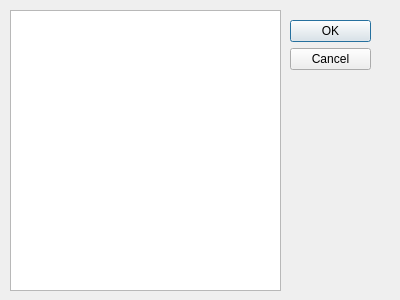
<?xml version="1.0" encoding="UTF-8"?>
<ui version="4.0">
 <class>SongSelection</class>
 <widget class="QDialog" name="SongSelection">
  <property name="geometry">
   <rect>
    <x>0</x>
    <y>0</y>
    <width>400</width>
    <height>300</height>
   </rect>
  </property>
  <property name="windowTitle">
   <string>Dialog</string>
  </property>
  <widget class="QDialogButtonBox" name="buttonBox">
   <property name="geometry">
    <rect>
     <x>290</x>
     <y>20</y>
     <width>81</width>
     <height>241</height>
    </rect>
   </property>
   <property name="orientation">
    <enum>Qt::Vertical</enum>
   </property>
   <property name="standardButtons">
    <set>QDialogButtonBox::Cancel|QDialogButtonBox::Ok</set>
   </property>
  </widget>
  <widget class="QTreeView" name="fileSystemView">
   <property name="geometry">
    <rect>
     <x>10</x>
     <y>10</y>
     <width>271</width>
     <height>281</height>
    </rect>
   </property>
  </widget>
 </widget>
 <resources/>
 <connections>
  <connection>
   <sender>buttonBox</sender>
   <signal>accepted()</signal>
   <receiver>SongSelection</receiver>
   <slot>accept()</slot>
   <hints>
    <hint type="sourcelabel">
     <x>248</x>
     <y>254</y>
    </hint>
    <hint type="destinationlabel">
     <x>157</x>
     <y>274</y>
    </hint>
   </hints>
  </connection>
  <connection>
   <sender>buttonBox</sender>
   <signal>rejected()</signal>
   <receiver>SongSelection</receiver>
   <slot>reject()</slot>
   <hints>
    <hint type="sourcelabel">
     <x>316</x>
     <y>260</y>
    </hint>
    <hint type="destinationlabel">
     <x>286</x>
     <y>274</y>
    </hint>
   </hints>
  </connection>
 </connections>
</ui>
